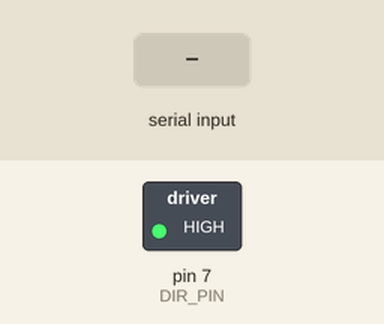
This sketch was run on a simulated Arduino Uno, built with avr-gcc and run on an emulated ATmega328P. Shown: switched loads named in the sketch (green lamp = pin HIGH). The test bench sets the inputs (shaded band). What the sketch prints to the serial monitor is not drawn.

Above: at 8.0 s.
8.1 s: "C" received over Serial
At 10.1 s:
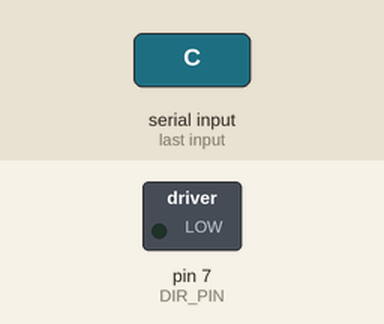
15.5 s: "W" received over Serial
29.5 s: "S" received over Serial
Timing chart, 0 to 42.5 s (numbered marks = the images above; inputs shaded):
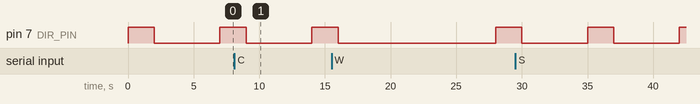

The sketch:

cw_ccw_test.ino
```cpp
#define DIR_PIN 7

void setup() {
   pinMode(DIR_PIN, OUTPUT);
   digitalWrite(DIR_PIN, HIGH);
   Serial.begin(9600); // Initialize serial communication
}

void loop() {
  delay(2000);
  digitalWrite(DIR_PIN, LOW);
  delay(5000);
  digitalWrite(DIR_PIN, HIGH);

  // Read serial input and execute corresponding commands
  if (Serial.available() > 0) {
    char command = Serial.read();
    switch (command) {
      case 'C': // Clockwise rotation
        digitalWrite(DIR_PIN, HIGH);
        Serial.println("Motor rotates Clockwise");
        break;
      case 'W': // Counter-clockwise rotation
        digitalWrite(DIR_PIN, LOW);
        Serial.println("Motor rotates Counter-clockwise");
        break;
      case 'S': // Stop motor
        digitalWrite(DIR_PIN, HIGH); // Stop by default (choose HIGH or LOW according to your motor)
        Serial.println("Motor stopped");
        break;
      default:
        Serial.println("Invalid command");
        break;
    }
  }
}
```
